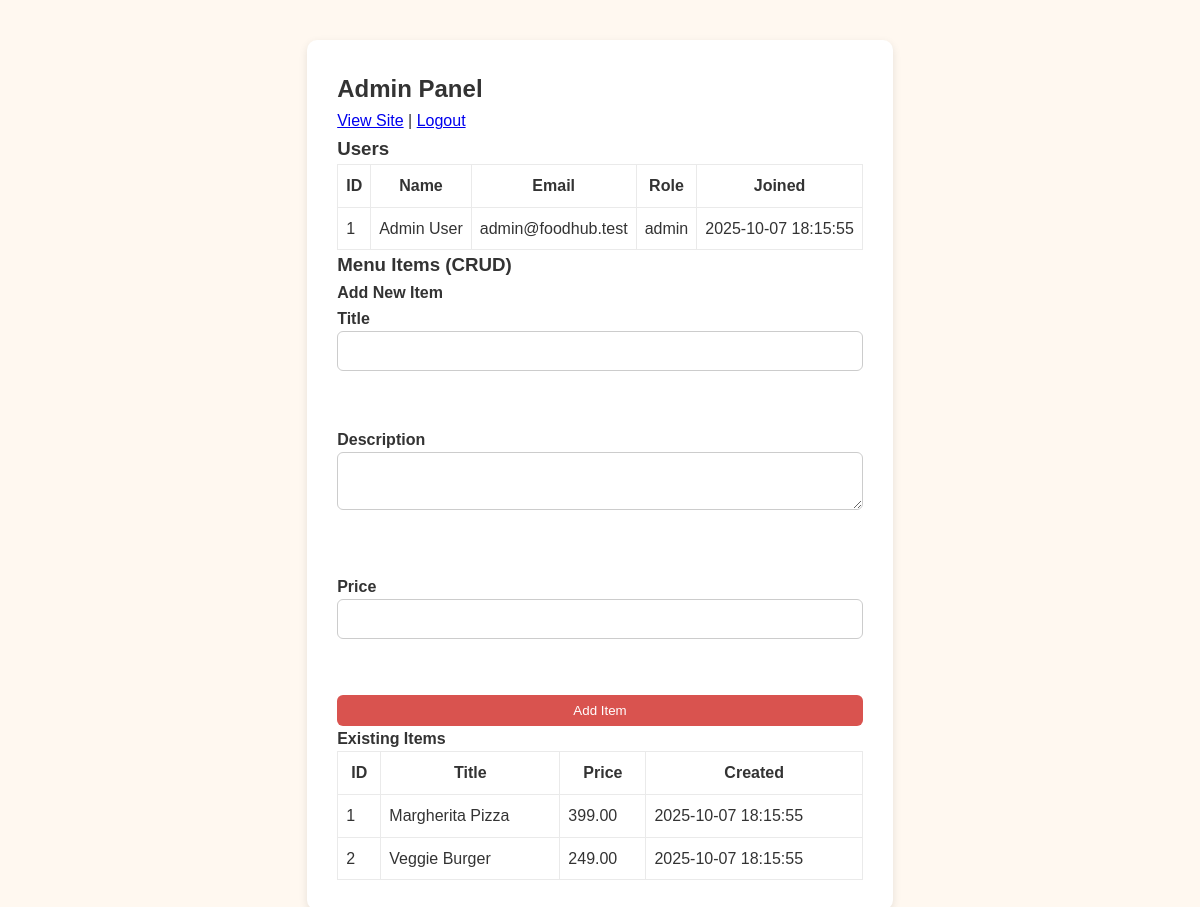
/admin.php (signed in), run on the app's committed database.
### tables this page shows
CREATE TABLE users (
  id INT AUTO_INCREMENT PRIMARY KEY,
  name VARCHAR(100) NOT NULL,
  email VARCHAR(150) NOT NULL UNIQUE,
  password VARCHAR(255) NOT NULL,
  role ENUM('user','admin') DEFAULT 'user',
  created_at TIMESTAMP DEFAULT CURRENT_TIMESTAMP
);

CREATE TABLE menu_items (
  id INT AUTO_INCREMENT PRIMARY KEY,
  title VARCHAR(150) NOT NULL,
  description TEXT,
  price DECIMAL(8,2) NOT NULL,
  image VARCHAR(255),
  created_at TIMESTAMP DEFAULT CURRENT_TIMESTAMP
);

### db.php (called while the page is built, shortened)
<?php
function safeQuery($pdo, $sql, $params = []) {
    $stmt = $pdo->prepare($sql);
    $stmt->execute($params);
    return $stmt;
}

### admin.php (the view, shortened to what this page needs)
<?php
require __DIR__ . '/../config/db.php';
$users = safeQuery($pdo, 'SELECT id, name, email, role, created_at FROM users ORDER BY created_at DESC')->fetchAll(PDO::FETCH_ASSOC);
$menu = safeQuery($pdo, 'SELECT * FROM menu_items ORDER BY created_at DESC')->fetchAll(PDO::FETCH_ASSOC);
?>
<!doctype html>
<html><head><meta charset="utf-8"><meta name="viewport" content="width=device-width,initial-scale=1"><title>Admin</title>
<link rel="stylesheet" href="css/style.css"></head>
<body>
<div class="container">
  <h2>Admin Panel</h2>
  <p><a href="/public/menu.php">View Site</a> | <a href="/public/logout.php">Logout</a></p>
  <h3>Users</h3>
  <table class="table"><tr><th>ID</th><th>Name</th><th>Email</th><th>Role</th><th>Joined</th></tr>
  <?php foreach($users as $u) echo '<tr><td>'.$u['id'].'</td><td>'.htmlspecialchars($u['name']).'</td><td>'.htmlspecialchars($u['email']).'</td><td>'.$u['role'].'</td><td>'.$u['created_at'].'</td></tr>'; ?>
  </table>
  <h3>Menu Items (CRUD)</h3>
  <?php if(isset($row)): ?>
    <h4>Edit Item</h4>
    <form method="post" action="/actions/update_event.php">
      <input type="hidden" name="id" value="<?php echo $row['id']; ?>">
      <label>Title<br><input name="title" value="<?php echo htmlspecialchars($row['title']); ?>"></label><br>
      <label>Description<br><textarea name="description"><?php echo htmlspecialchars($row['description']); ?></textarea></label><br>
      <label>Price<br><input name="price" value="<?php echo $row['price']; ?>"></label><br>
      <button class="btn" type="submit">Update</button>
    </form>
  <?php else: ?>
    <h4>Add New Item</h4>
    <form method="post" action="/actions/add_event.php">
      <label>Title<br><input name="title" required></label><br>
      <label>Description<br><textarea name="description"></textarea></label><br>
      <label>Price<br><input name="price" required></label><br>
      <button class="btn" type="submit">Add Item</button>
    </form>
  <?php endif; ?>
  <h4>Existing Items</h4>
  <table class="table"><tr><th>ID</th><th>Title</th><th>Price</th><th>Created</th></tr>
  <?php foreach($menu as $m) echo '<tr><td>'.$m['id'].'</td><td>'.htmlspecialchars($m['title']).'</td><td>'.$m['price'].'</td><td>'.$m['created_at'].'</td></tr>'; ?>
  </table>
</div>
</body></html>

### style.css (style rules this page uses)
:root { --accent:#d9534f;--muted:#666 }
* { box-sizing:border-box;font-family:Inter,Arial,Helvetica,sans-serif }
body { margin:0;color:#222 }
.container { max-width:1100px;margin:0 auto;padding:16px }
.btn { background:var(--accent);color:#fff;padding:8px 12px;border-radius:6px;text-decoration:none }
.table { width:100%;border-collapse:collapse }
.table th,.table td { padding:8px;border:1px solid #eaeaea }
* { margin: 0; padding: 0; box-sizing: border-box; font-family: "Poppins", sans-serif; }
body { background-color: #fff8f0; color: #333; line-height: 1.6; display: flex; flex-direction: column; min-height: 100vh; }
.container { flex: 1; max-width: 1000px; margin: 40px auto; background: white; padding: 30px; border-radius: 10px; box-shadow: 0 3px 8px rgba(0, 0, 0, 0.1); }
button, input[type="submit"] { background: #ff6347; color: white; border: none; padding: 10px 20px; border-radius: 6px; cursor: pointer; transition: background 0.3s; }
form { display: flex; flex-direction: column; gap: 15px; }
input, textarea, select { padding: 10px; border-radius: 6px; border: 1px solid #ccc; font-size: 1em; width: 100%; }
label { font-weight: bold; }

### data on the page
users: id "1", name "Admin User", email "admin@foodhub.test", role "admin", created_at "2025-10-07 18:15:55"
menu_items: id "1", title "Margherita Pizza", price "399.00", created_at "2025-10-07 18:15:55"
menu_items: id "2", title "Veggie Burger", price "249.00", created_at "2025-10-07 18:15:55"
